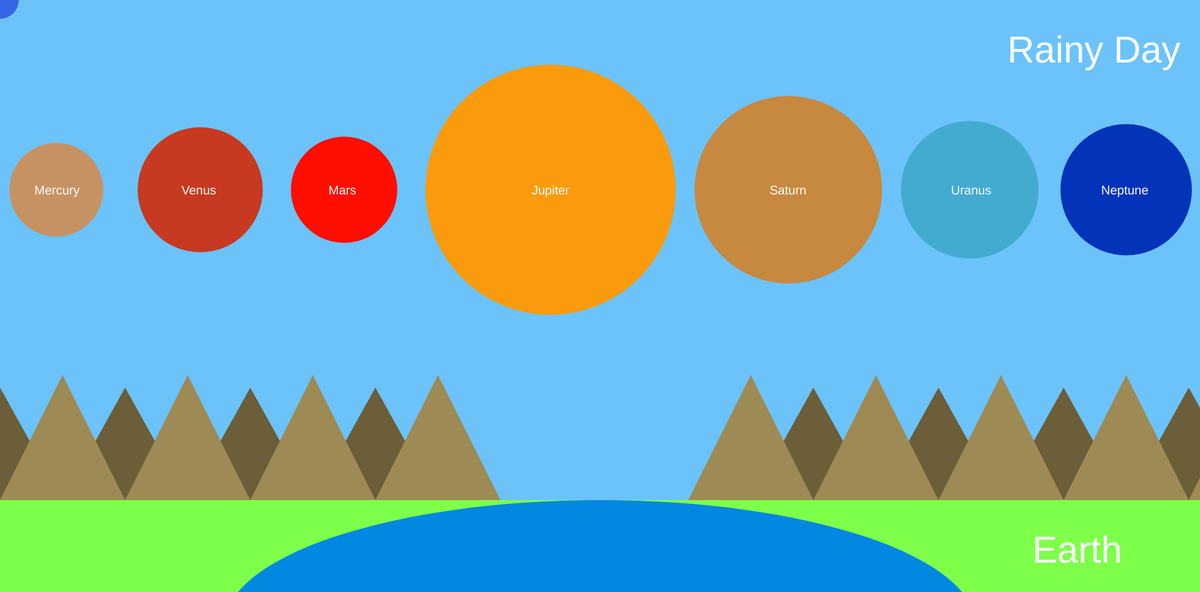
Frame 1 (no input)
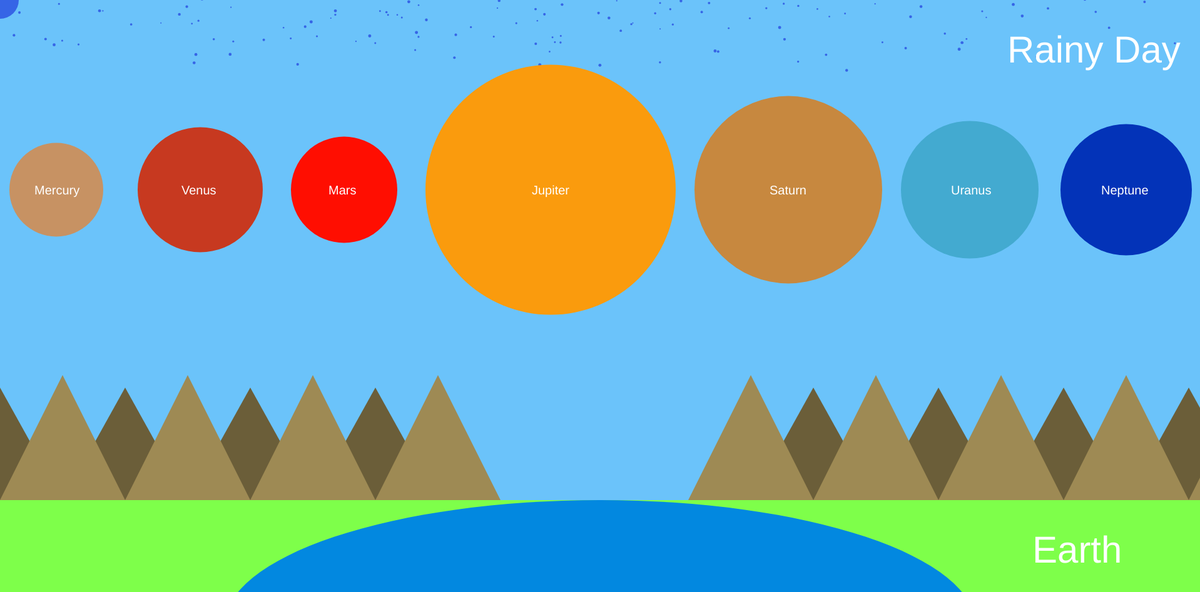
Frame 60 (no input)
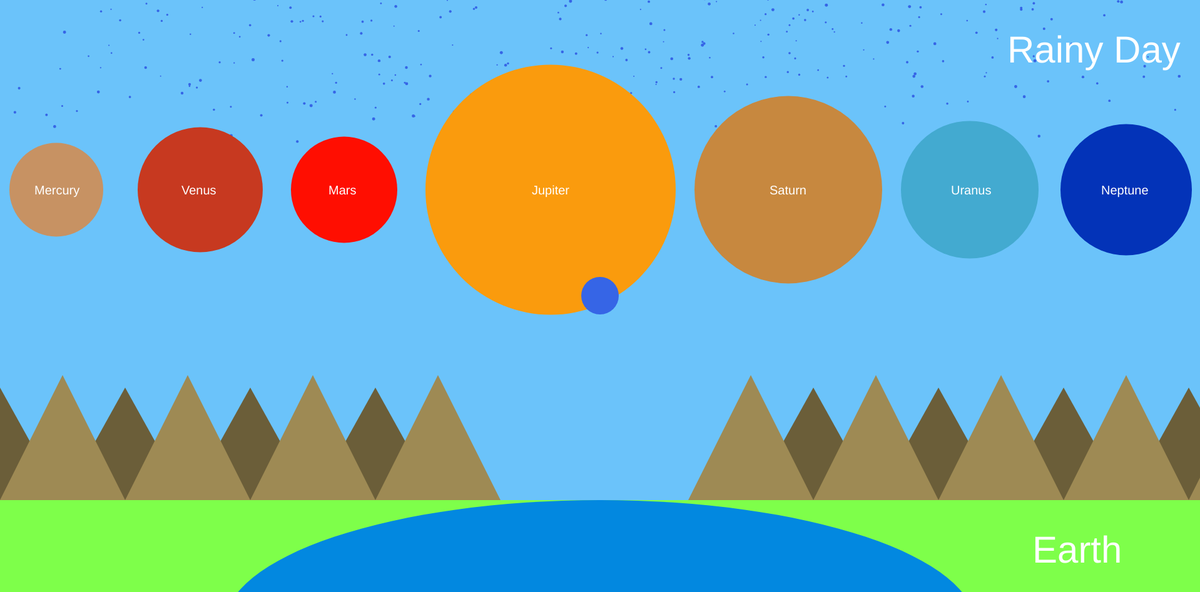
Frame 120 (the mouse pressed at the canvas centre since frame 60)

The p5.js sketch that drew these frames (run headless with seeded random() and noise() and a simulated clock; from frame 60 on, the mouse is pressed at the canvas centre):

// p5.js sketch
// ── sketch.js
let snowflakes = []; // array to hold snowflake objects

function setup() {
  pg = createGraphics(400, 250);
  createCanvas(1918, 947);
  fill(240);
  noStroke();
}

function draw() {
  background('#6BC3FA');
  let t = frameCount / 5000; // update time

  // create a random number of snowflakes each frame
  for (let i = 0; i < random(5); i++) {
    snowflakes.push(new snowflake()); // append snowflake object
  }

  // loop through snowflakes with a for..of loop
  for (let flake of snowflakes) {
    flake.update(t); // update snowflake position
    flake.display(); // draw snowflake
  }

  //planet shapes and text names
  fill('#C79263');
  ellipse(90,303.5,150,150);

    textSize(20);
    fill('white');
    textWrap(WORD);
    text('Mercury', 55, 295, 100);

  fill('#C73920');
  ellipse(320,303.5,200,200);

    textSize(20);
    fill('white');
    textWrap(WORD);
    text('Venus',290, 295, 100);

  fill('#FF0E01');
  ellipse(550,303.5,170,170);

    textSize(20);
    fill('white');
    textWrap(WORD);
    text('Mars', 525, 295, 100);

  fill('#FA9B0D');
  ellipse(880,303.5,400,400);

    textSize(20);
    fill('white');
    textWrap(WORD);
    text('Jupiter', 850, 295, 100);

  fill('#C7883F');
  ellipse(1260,303.5,300,300);

    textSize(20);
    fill('white');
    textWrap(WORD);
    text('Saturn', 1230, 295, 100);

  fill('#43AAD0');
  ellipse(1550,303.5,220,220);

    textSize(20);
    fill('white');
    textWrap(WORD);
    text('Uranus', 1520, 295, 100);

  fill('#0333B8');
  ellipse(1800,303.5,210,210);

    textSize(20);
    fill('white');
    textWrap(WORD);
    text('Neptune', 1760, 295, 100);

  //ground
  fill('#7EFF4A');
  rect(0,800,1920,250);

  //lake
  fill('#0288E0');
  ellipse(959,1000,1200,400);

  //mountains
  fill('#6B5E39');
  triangle(-100,800,100,800,0,620);

  fill('#6B5E39');
  triangle(100,800,300,800,200,620);

  fill('#6B5E39');
  triangle(300,800,500,800,400,620);

  fill('#6B5E39');
  triangle(500,800,700,800,600,620);

  fill('#9E8A54');
  triangle(0,800,200,800,100,600);

  fill('#9E8A54');
  triangle(200,800,400,800,300,600);

  fill('#9E8A54');
  triangle(400,800,600,800,500,600);

  fill('#9E8A54');
  triangle(600,800,800,800,700,600);

  fill('#6B5E39');
  triangle(1200,800,1400,800,1300,620);

  fill('#6B5E39');
  triangle(1400,800,1600,800,1500,620);

  fill('#6B5E39');
  triangle(1600,800,1800,800,1700,620);
 
  fill('#6B5E39');
  triangle(1800,800,2000,800,1900,620);

  fill('#9E8A54');
  triangle(1100,800,1300,800,1200,600);

  fill('#9E8A54');
  triangle(1300,800,1500,800,1400,600);

  fill('#9E8A54');
  triangle(1500,800,1700,800,1600,600);

  fill('#9E8A54');
  triangle(1700,800,1900,800,1800,600);

  fill('#9E8A54');
  triangle(1900,800,2100,800,2000,600);

textSize(60);
fill('white');
text('Earth', 1650, 900);

textSize(60);
fill('white');
text('Rainy Day', 1610, 100);


  fill(0, 12);
  fill('#3665E6');
  noStroke();
  ellipse(mouseX, mouseY, 60, 60);
}

// snowflake class
function snowflake() {
  // initialize coordinates
  this.posX = 0;
  this.posY = random(-50, 0);
  this.initialangle = random(0, 2 * PI);
  this.size = random(2, 5);

  // radius of snowflake spiral
  // chosen so the snowflakes are uniformly spread out in area
  this.radius = sqrt(random(pow(width / 2, 2)));

  this.update = function(time) {
    // x position follows a circle
    let w = 0.6; // angular speed
    let angle = w * time + this.initialangle;
    this.posX = width / 2 + this.radius * sin(angle);

    // different size snowflakes fall at slightly different y speeds
    this.posY += pow(this.size, 0.5);

    // delete snowflake if past end of screen
    if (this.posY > height) {
      let index = snowflakes.indexOf(this);
      snowflakes.splice(index, 1);
    }
  };

  this.display = function() {
    ellipse(this.posX, this.posY, this.size);
  };
}
